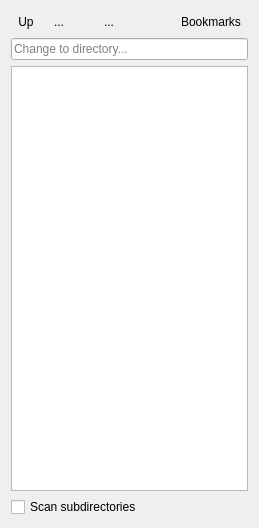
<?xml version="1.0" encoding="UTF-8"?>
<ui version="4.0">
 <class>FileBrowser</class>
 <widget class="QWidget" name="FileBrowser">
  <property name="geometry">
   <rect>
    <x>0</x>
    <y>0</y>
    <width>259</width>
    <height>528</height>
   </rect>
  </property>
  <property name="windowTitle">
   <string>Form</string>
  </property>
  <layout class="QVBoxLayout" name="verticalLayout">
   <item>
    <layout class="QHBoxLayout" name="horizontalLayout">
     <item>
      <widget class="QToolButton" name="goUp">
       <property name="text">
        <string>Up</string>
       </property>
       <property name="icon">
        <iconset theme="go-up">
         <normaloff/>
        </iconset>
       </property>
       <property name="autoRaise">
        <bool>true</bool>
       </property>
      </widget>
     </item>
     <item>
      <widget class="QToolButton" name="toggleBookmark">
       <property name="toolTip">
        <string>Bookmark currently selected folder</string>
       </property>
       <property name="text">
        <string>...</string>
       </property>
       <property name="icon">
        <iconset theme="bookmark-new">
         <normaloff/>
        </iconset>
       </property>
       <property name="checkable">
        <bool>true</bool>
       </property>
       <property name="autoRaise">
        <bool>true</bool>
       </property>
      </widget>
     </item>
     <item>
      <spacer name="horizontalSpacer_2">
       <property name="orientation">
        <enum>Qt::Horizontal</enum>
       </property>
       <property name="sizeType">
        <enum>QSizePolicy::Preferred</enum>
       </property>
       <property name="sizeHint" stdset="0">
        <size>
         <width>20</width>
         <height>20</height>
        </size>
       </property>
      </spacer>
     </item>
     <item>
      <widget class="QToolButton" name="remove">
       <property name="text">
        <string>...</string>
       </property>
       <property name="icon">
        <iconset theme="edit-delete"/>
       </property>
       <property name="autoRaise">
        <bool>true</bool>
       </property>
      </widget>
     </item>
     <item>
      <spacer name="horizontalSpacer">
       <property name="orientation">
        <enum>Qt::Horizontal</enum>
       </property>
       <property name="sizeHint" stdset="0">
        <size>
         <width>40</width>
         <height>20</height>
        </size>
       </property>
      </spacer>
     </item>
     <item>
      <widget class="QToolButton" name="bookmarks">
       <property name="text">
        <string>Bookmarks</string>
       </property>
       <property name="popupMode">
        <enum>QToolButton::InstantPopup</enum>
       </property>
       <property name="autoRaise">
        <bool>true</bool>
       </property>
      </widget>
     </item>
    </layout>
   </item>
   <item>
    <widget class="QLineEdit" name="path">
     <property name="placeholderText">
      <string>Change to directory...</string>
     </property>
    </widget>
   </item>
   <item>
    <widget class="QTreeView" name="directories"/>
   </item>
   <item>
    <widget class="QCheckBox" name="recursive">
     <property name="toolTip">
      <string>&lt;html&gt;&lt;head/&gt;&lt;body&gt;&lt;p&gt;Check this to include all children of selected directories&lt;/p&gt;&lt;/body&gt;&lt;/html&gt;</string>
     </property>
     <property name="text">
      <string>Scan subdirectories</string>
     </property>
    </widget>
   </item>
  </layout>
 </widget>
 <resources/>
 <connections>
  <connection>
   <sender>goUp</sender>
   <signal>clicked()</signal>
   <receiver>FileBrowser</receiver>
   <slot>cdUp()</slot>
   <hints>
    <hint type="sourcelabel">
     <x>25</x>
     <y>21</y>
    </hint>
    <hint type="destinationlabel">
     <x>129</x>
     <y>263</y>
    </hint>
   </hints>
  </connection>
 </connections>
 <slots>
  <slot>cdUp()</slot>
  <slot>setDirectory(QString)</slot>
 </slots>
</ui>
